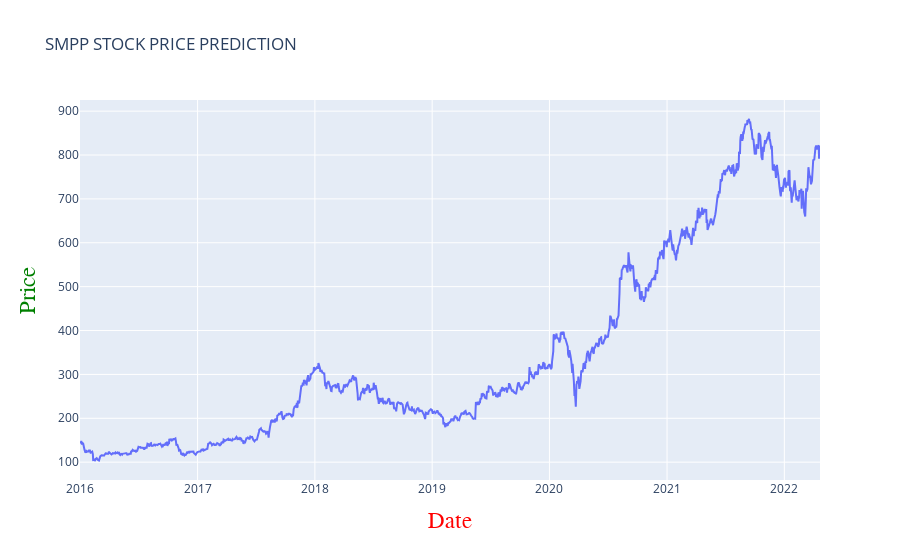

Notebook code for this chart:
### Code cell
# code to display the interactive plot created using Plotly 
iplot(plot)

### Figure 1 — Plotly figure (JSON) as saved in the notebook; plotly's stock layout.template omitted (floating-point values rounded to 4 significant figures; data arrays with more than 128 entries replaced by an {"elided": "..."} marker saying what was removed)
{"data": [{"type": "scatter", "x": {"elided": "1561 str values"}, "y": {"elided": "1561 float values"}}], "layout": {"title": {"text": "SMPP STOCK PRICE PREDICTION"}, "xaxis": {"title": {"font": {"color": "red", "family": "Times New Roman", "size": 23}, "text": "Date"}}, "yaxis": {"title": {"font": {"color": "green", "family": "Times New Roman", "size": 23}, "text": "Price"}}}}
